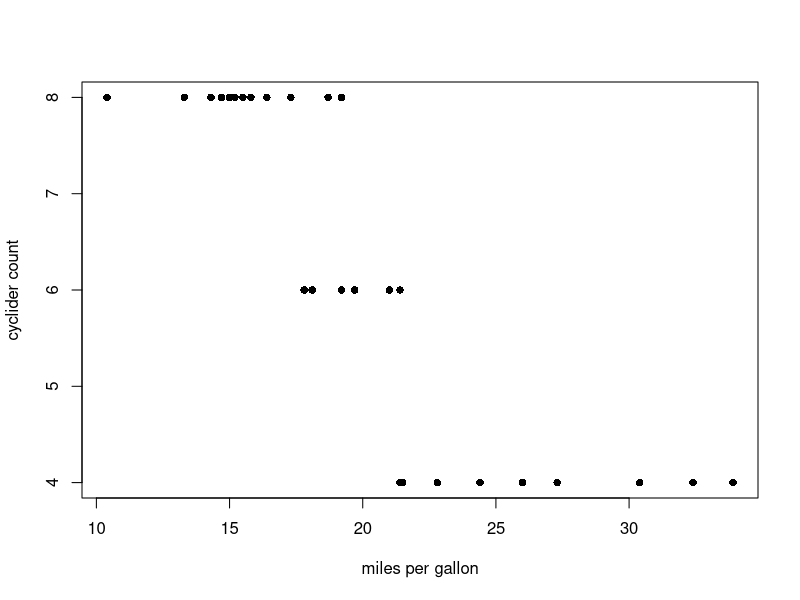

The R source for this figure:
## ---- chunk 1
#| fig-align: center
par(bg = NA)
plot(
    x = mtcars$mpg,
    y = mtcars$cyl,
    xlab = "miles per gallon",
    ylab = "cyclider count",
    pch = 16)
